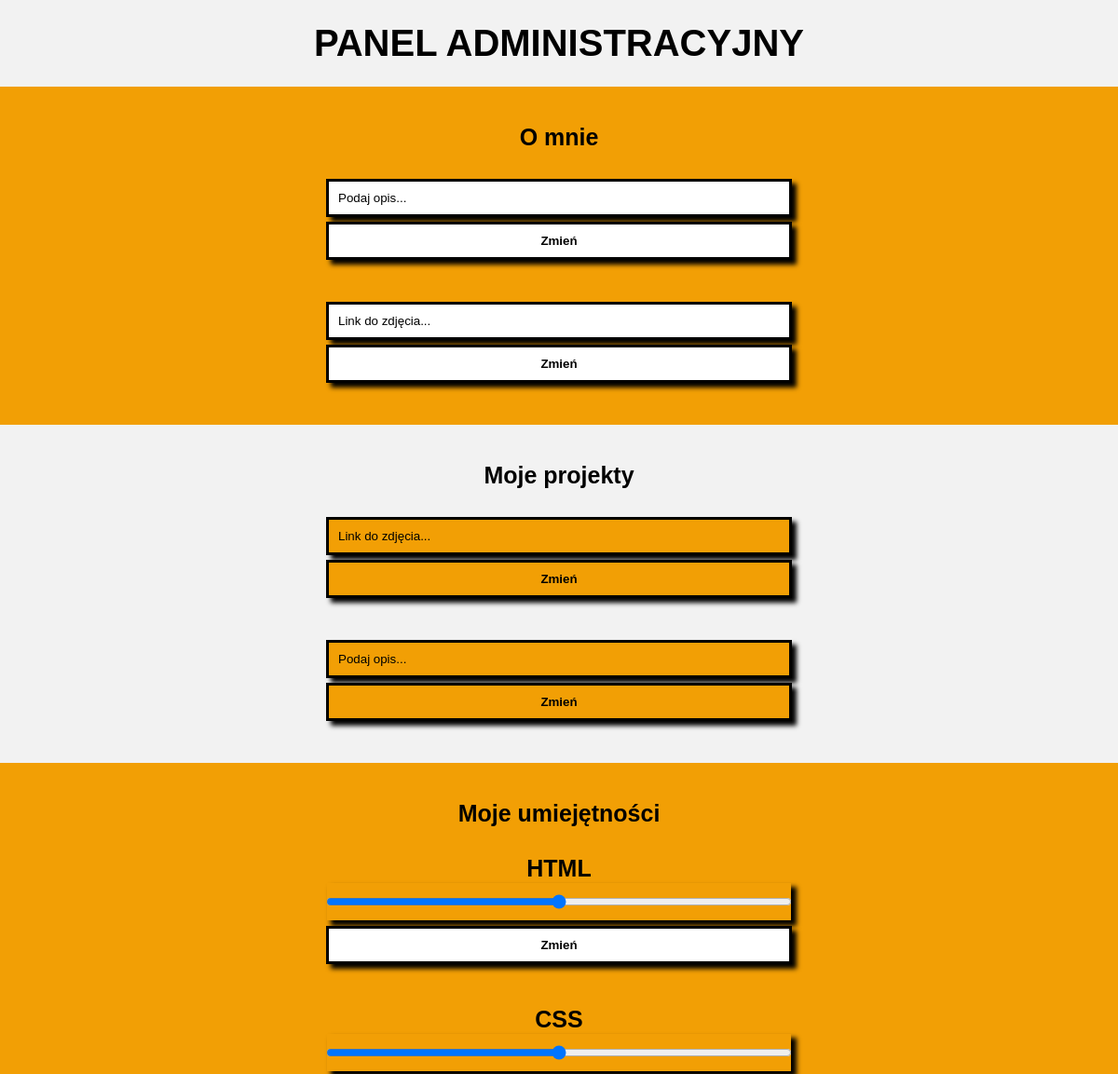
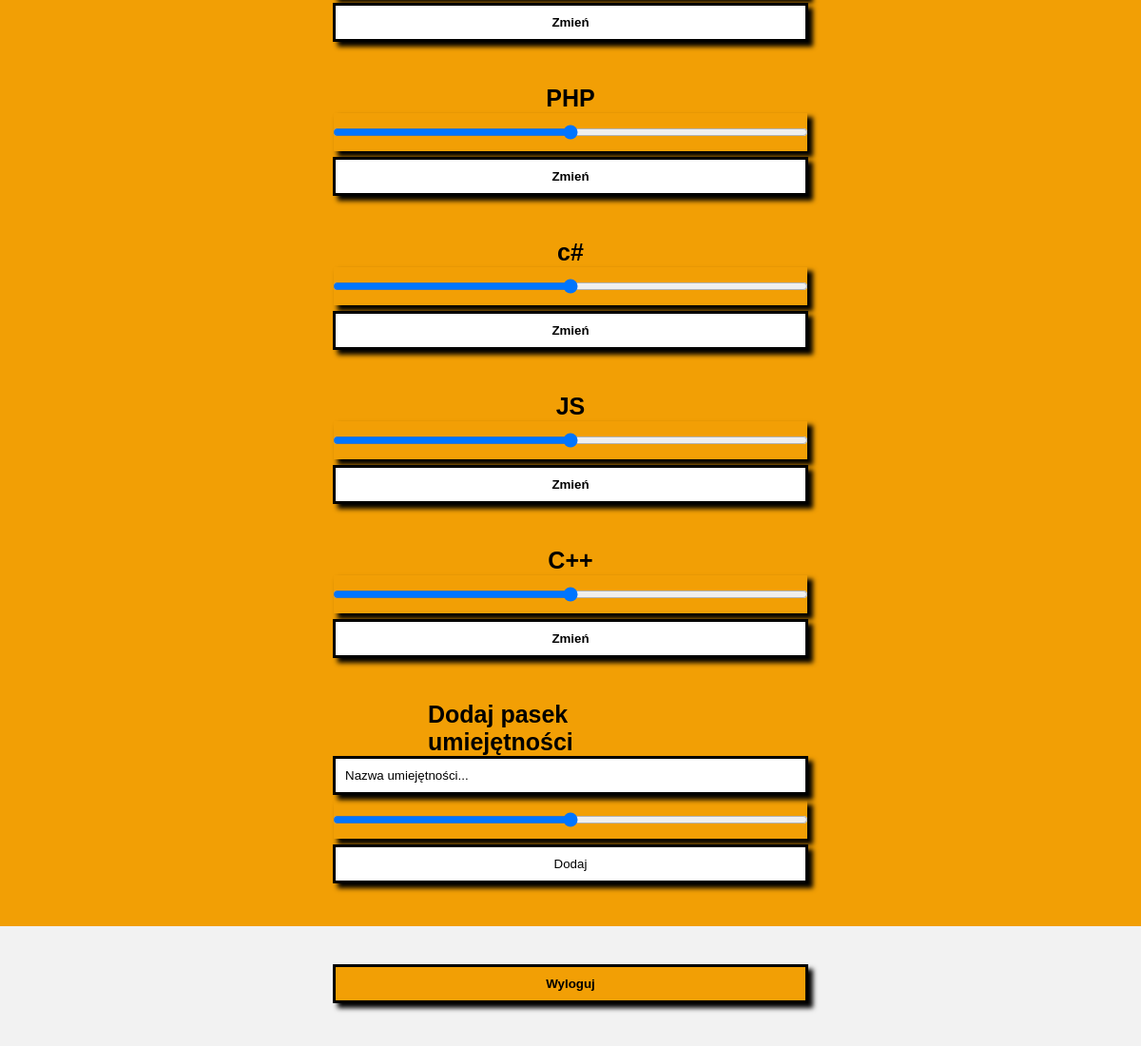
The app's page /admin.php with its own data (2 pictures, top to bottom).
### tables this page shows
CREATE TABLE `umiej` (
  `id_s` int(11) NOT NULL,
  `wartosc` int(11) NOT NULL,
  `name` varchar(255) NOT NULL
);

### admin.php (the view, shortened to what this page needs)
<?php
$serwer = "localhost";
$user = "root";
$pass = "";
$baza = "wolek_portfolio";
$c = mysqli_connect($serwer, $user, $pass, $baza);
?>
<!DOCTYPE html>
<html lang="en">
<head>
    <link rel="stylesheet" href="admin.css">
</head>
<body>
    <h1 class="title">Panel administracyjny</h1>
    <div class="first">
    <p>O mnie</p>
        <div class='about_me'>
            <div class='description'>
                <form method="POST">
                    <input type="text" name="opis" placeholder="Podaj opis...">
                    <input id="sub" name="moj_opis" type="submit" value="Zmień">
                </form>
            </div>
            <div class="photo_admin">
                <form method="POST">
                    <input type="text" name="zdj" placeholder="Link do zdjęcia...">
                    <input id="sub" name="moje_zdj" type="submit" value="Zmień">
                </form>
            </div>
        </div>
    </div>
    <div class="second">
        <p>Moje projekty</p>
        <div class='my_projects'>
            <div class="project_photo">
                <form method="POST">
                    <input type="text" name="opis_p" placeholder="Link do zdjęcia...">
                    <input id="sub" name="proj_zdj" type="submit" value="Zmień">
                </form>
            </div>
            <div class='description_project'>
                <form method="POST">
                    <input type="text" name="zdj_p" placeholder="Podaj opis...">
                    <input id="sub" name="proj_opis" type="submit" value="Zmień">
                </form>
            </div>
        </div>
    </div>
    <div class="third">
        <p>Moje umiejętności</p>
        <div class='my_projects'>
            <div class="project_photo">
                <?php
                $v = mysqli_query($c, "SELECT * FROM `umiej`;");
                while($o = mysqli_fetch_array($v)){
                  echo "<form method='post'>";
                  echo "<label for=''>" . $o["name"] . "</label>";
                  echo "<input class='pasek' type='range' min='0' max='100' step='5' name='wartosc'>";
                  echo "<input id='sub' name='skills_submit' type='submit' value='Zmień'>";
                  echo "</form>";
                }
                ?>
                  <form method="post">
                    <label for="">Dodaj pasek umiejętności</label>
                    <input type="text" name="name" placeholder="Nazwa umiejętności...">
                    <input type="range" name="wartosc" max="100" min="0" step="5">
                    <input type="submit" name="sub_u" value="Dodaj">
                  </form>
            </div>
        </div>
    </div>
    <div class="main_site">
        <form method="POST">
        <input id="sub" type="submit" name="wyloguj" value="Wyloguj">
        </form>
    </div>
</body>
</html>

### admin.css (style rules this page uses)
* { box-sizing: border-box; padding: 0; margin: 0; }
body { font-family: sans-serif; }
.title { background-color: #F2F2F2; text-transform: uppercase; font-size: 40px; text-align: center; padding: 2%; }
.first { background-color: #F29F05; font-size: 25px; font-weight: 600; text-align: left; }
.first p { padding: 40px 40px 30px 40px; text-align: center; }
.first form { display: flex; flex-direction: column; width: 25%; align-items: center; margin-right: auto; margin-left: auto; color: #000000; padding-bottom: 40px; }
.first form input { background-color: #ffffff; color: #000000; width: 500px; margin-bottom: 5px; padding: 10px; border: #000000 3px solid; box-shadow: 5px 5px 5px #000000; -moz-box-shadow: 5px 5px 5px #000000; -webkit-box-shadow: 5px 5px 5px #000000; -khtml-box-shadow: 5px 5px 5px #000000; }
.first form input::placeholder { color: #000000; }
#sub { font-weight: 900; }
.second { background-color: #F2F2F2; font-size: 25px; font-weight: 600; text-align: left; }
.second p { padding: 40px 40px 30px 40px; text-align: center; }
.second form { display: flex; flex-direction: column; width: 25%; align-items: center; margin-right: auto; margin-left: auto; color: #000000; padding-bottom: 40px; }
.second form input { background-color: #F29F05; color: #000000; width: 500px; margin-bottom: 5px; padding: 10px; border: #000000 3px solid; box-shadow: 5px 5px 5px #000000; -moz-box-shadow: 5px 5px 5px #000000; -webkit-box-shadow: 5px 5px 5px #000000; -khtml-box-shadow: 5px 5px 5px #000000; }
.second form input::placeholder { color: #000000; }
.third { background-color: #F29F05; font-size: 25px; font-weight: 600; text-align: left; }
.pasek { background-color: #fff; border: #000000 solid 1px; }
.third p { padding: 40px 40px 30px 40px; text-align: center; }
.third form { display: flex; flex-direction: column; width: 25%; align-items: center; margin-right: auto; margin-left: auto; color: #000000; padding-bottom: 40px; }
.third form input { background-color: #ffffff; color: #000000; width: 500px; margin-bottom: 5px; padding: 10px; border: #000000 3px solid; box-shadow: 5px 5px 5px #000000; -moz-box-shadow: 5px 5px 5px #000000; -webkit-box-shadow: 5px 5px 5px #000000; -khtml-box-shadow: 5px 5px 5px #000000; }
.third form input::placeholder { color: #000000; }
.main_site { background-color: #F2F2F2; font-size: 30px; font-weight: 600; text-align: left; padding-top: 40px; }
.main_site form { display: flex; flex-direction: column; width: 25%; align-items: center; margin-right: auto; margin-left: auto; color: #000000; padding-bottom: 40px; }
.main_site form input { background-color: #F29F05; color: #000000; width: 500px; margin-bottom: 5px; padding: 10px; border: #000000 3px solid; box-shadow: 5px 5px 5px #000000; -moz-box-shadow: 5px 5px 5px #000000; -webkit-box-shadow: 5px 5px 5px #000000; -khtml-box-shadow: 5px 5px 5px #000000; }

### records on screen
umiej: name "HTML"
umiej: name "CSS"
umiej: name "PHP"
umiej: name "c#"
umiej: name "JS"
umiej: name "C++"
